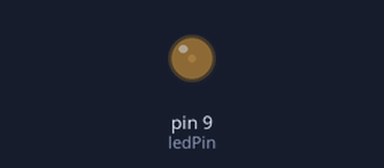
A sketch run on a simulated Arduino Uno, built with avr-gcc and run on an emulated ATmega328P. Parts: output pins drawn as LEDs (lit = HIGH).

Above: at 0.15 s.
At 5.8 s:
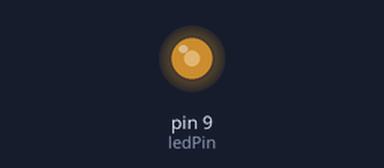
At 13.62 s:
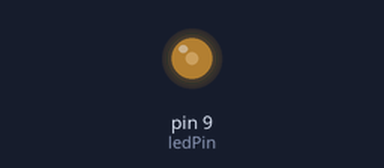
At 26.9 s:
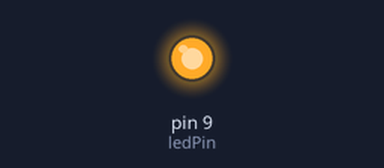
Timing chart, 0 to 40.0 s (numbered marks = the images above):
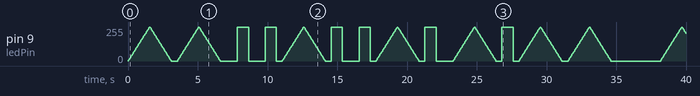

The sketch:

christmas_lights.ino
```cpp
#include <string.h>

int ledPin = 9;    // LED connected to digital pin 9

char morse_code[] = "-- . .-. .-. -.-- / -.-. .... .-. .. ... - -- .- ...";

void setup() {
}

void loop() {
  execute_morse_code(morse_code);
}

/**
 * Outputs Morse code over ledPin.
 * A '-' is a "pulse" and a '.' is a flash.
 */
void execute_morse_code(char* morse_code)
{
  int i;
  char c;
  int len = strlen(morse_code);

  for (i = 0; i < len; i++){
    c = morse_code[i];

    switch (c)
    {
      case '.':
        led_flash();
        led_pause();
        break;
      case '-':
        led_pulse();
        led_pause();
        break;
      case ' ':
        led_short_pause();
        break;
      case '/':
        led_long_pause();
        break;
    }
  }
}

/**
 * Flashes ledPin.
 */
void led_flash()
{
  analogWrite(ledPin, 255);
  delay(800);
  analogWrite(ledPin, 0);
}

/**
 * Pulses ledPin.
 * Increases duty cycle from 0% to 100%, then back to 0%.
 */
void led_pulse()
{
  int fadeValue;

  // fade in from min to max in increments of 5 points:
  for (fadeValue = 0; fadeValue <= 255; fadeValue += 5) {
    // sets the value (range from 0 to 255):
    analogWrite(ledPin, fadeValue);
    // wait for 30 milliseconds to see the bright effect
    delay(30);
  }

  // fade out from max to min in increments of 5 points:
  for (fadeValue = 255; fadeValue >= 0; fadeValue -= 5) {
    // sets the value (range from 0 to 255):
    analogWrite(ledPin, fadeValue);
    // wait for 30 milliseconds to see the dimming effect
    delay(30);
  }

  analogWrite(ledPin, 0);
}

void led_short_pause()
{
  delay(800);
}

void led_long_pause()
{
  delay(1500);
}

void led_pause()
{
  delay(400);
}
```
